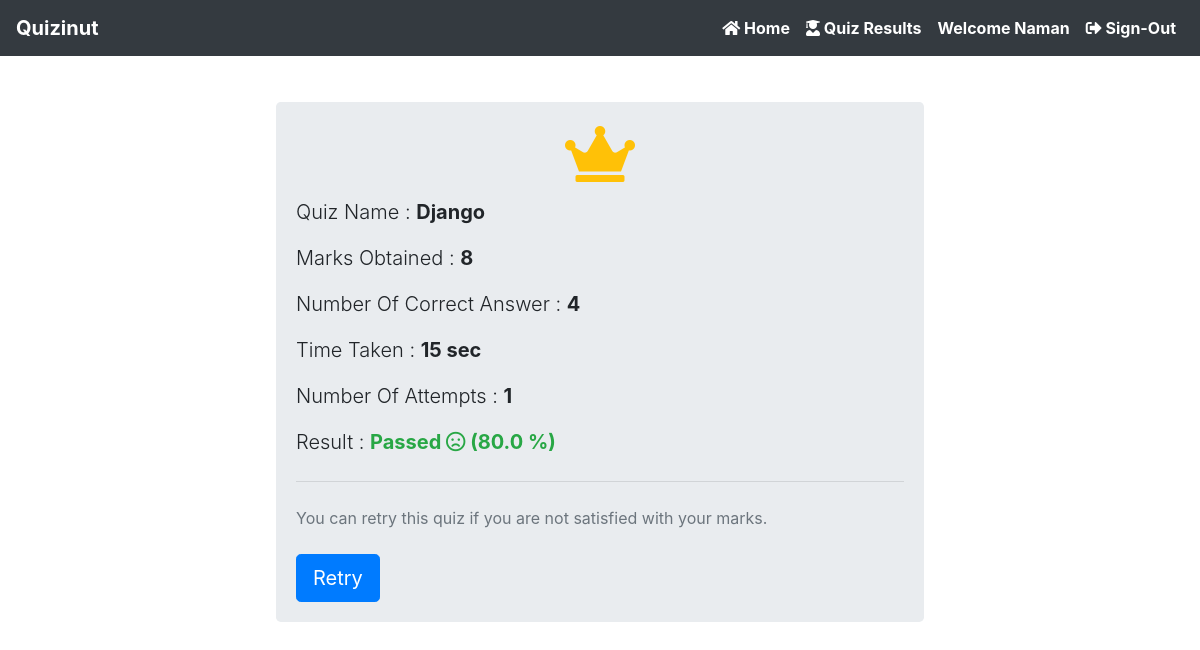
The app's page /quiz-result/8 (signed in), older data.
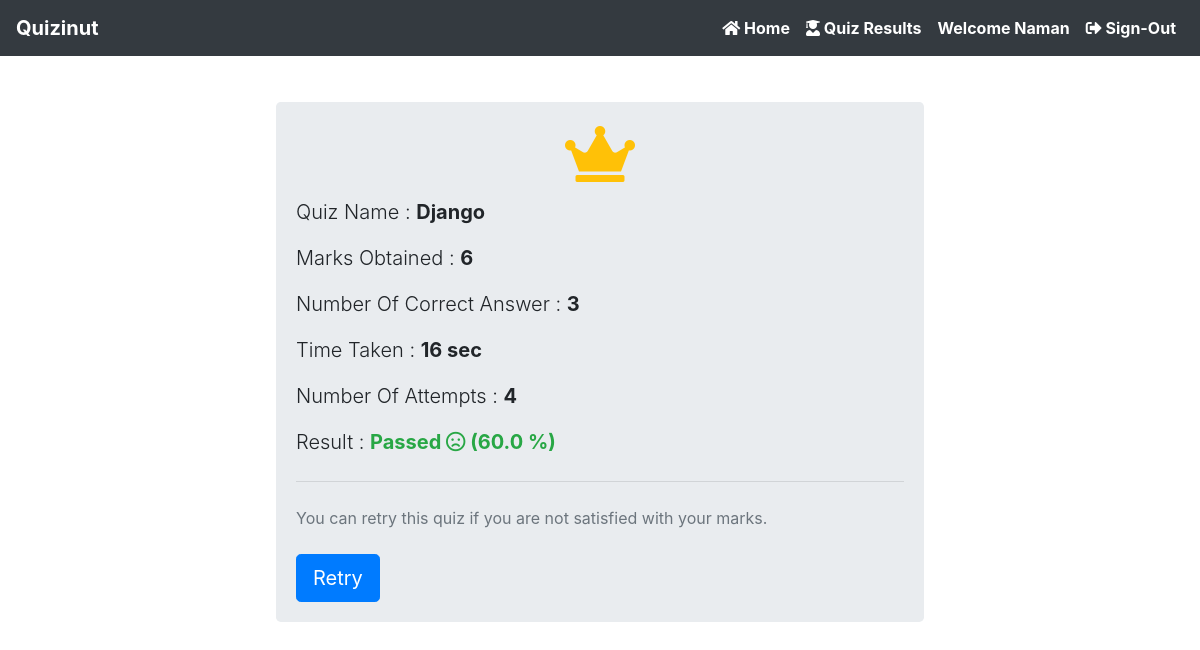
The same page, newer data.
### accounts/models.py (models this page shows)
class CustomUser(AbstractUser):
    role = models.CharField(max_length=20, null=True)

### quiz/models.py (models this page shows, shortened)
class Result(models.Model):
    student = models.ForeignKey(Student, on_delete=models.CASCADE, null=True)
    quiz = models.ForeignKey(Quiz, on_delete=models.CASCADE, null=True)
    student_marks = models.IntegerField(blank=True, null=True)
    number_of_correct_answers = models.IntegerField(blank=True, null=True)
    time_taken = models.IntegerField(blank=True, null=True)
    number_of_attempts = models.IntegerField(default=1, null=True)
    timestamp = models.DateTimeField(auto_now_add=True)

class Quiz(models.Model):
    teacher = models.ForeignKey(Teacher, on_delete=models.CASCADE, null=True)
    quiz_name = models.CharField(max_length=200, null=True)
    total_question = models.IntegerField(null=True)
    added_question = models.IntegerField(null=True)
    total_marks = models.IntegerField(null=True)
    time_duration = models.FloatField(null=True)
    timestamp = models.DateTimeField(auto_now_add=True)

### quiz/permission.py (the view)
    def wrap(request, *args, **kwargs):
        if request.user.role == 'student':
            return function(request, *args, **kwargs)
        else:
            raise PermissionDenied

### quiz/permission.py (called while the page is built)
def user_is_student(function):
    def wrap(request, *args, **kwargs):
        if request.user.role == 'student':
            return function(request, *args, **kwargs)
        else:
            raise PermissionDenied
    return wrap

### quiz/views.py (called while the page is built)
@login_required(login_url='/student-login')
@user_is_student
def quiz_result(request, quiz_id):
    studentObj = Student.objects.get(uname=request.user)
    quizObj = Quiz.objects.get(id=quiz_id)
    result_data = Result.objects.get(student=studentObj, quiz=quizObj)
    percentage = (result_data.student_marks / result_data.quiz.total_marks) * 100
    context = {
        'result_data': result_data,
        'percentage': percentage
    }
    return render(request, 'student/quiz_result.html', context)

### quiz/templates/student/quiz_result.html (shortened to what this page needs)
{% extends 'common/base.html' %}
{% load static %}
{% block css %}
    <link rel="stylesheet" href="{% static 'css/student/quiz-result.css' %}">
{% endblock %}
{% block body %}
    <div class="quiz-result">
        <div class="container">
            <div class="row">
                <div class="col-lg-12 col-md-12 mx-auto col-sm-12 p-3">
                    <div class="jumbotron">
                        <div class="text-center text-warning">
                            <h1 class="display-4">
                                <i class="fas fa-crown"></i>
                            </h1>
                        </div>
                        <div class="lead">
                            <p>
                                Quiz Name :
                                <span class="font-weight-bold">{{ result_data.quiz.quiz_name }}</span>
                            </p>
                            <p>
                                Marks Obtained :
                                <span class="font-weight-bold">{{ result_data.student_marks }}</span>
                            </p>
                            <p>
                                Number Of Correct Answer :
                                <span class="font-weight-bold">{{ result_data.number_of_correct_answers }}</span>
                            </p>
                            <p>
                                Time Taken :
                                <span class="font-weight-bold">{{ result_data.time_taken }} sec</span>
                            </p>
                            <p>
                                Number Of Attempts :
                                <span class="font-weight-bold">{{ result_data.number_of_attempts }}</span>
                            </p>
                            <p>
                                Result :
                                {% if percentage >= 60.0 %}
                                    <span class="font-weight-bold text-success">Passed <i
                                            class="far fa-frown"></i> ({{ percentage }} %)</span>
                                {% else %}
                                    <span class="font-weight-bold text-danger ">Failed <i
                                            class="far fa-smile"></i> ({{ percentage }} %)</span>
                                {% endif %}
                            </p>
                        </div>
                        <hr class="my-4">
                        <div class="text-muted">
                            You can retry this quiz if you are not satisfied with your marks.
                        </div>
                        <br>
                        <a class="btn btn-primary btn-lg" href="{% url 'startQuiz' result_data.quiz_id %}"
                           role="button">Retry</a>
                    </div>
                </div>
            </div>
        </div>
    </div>
{% endblock %}

### quiz/templates/common/base.html (shortened to what this page needs)
{% load static %}
<!doctype html>
<html lang="en">
<head>
    <link rel="stylesheet" href="https://stackpath.bootstrapcdn.com/bootstrap/4.4.1/css/bootstrap.min.css"
>
    <link rel="stylesheet" href="https://use.fontawesome.com/releases/v5.15.3/css/all.css"
>
    <link rel="stylesheet" href="{% static 'css/common/base.css' %}">
    {% block css %}
    {% endblock %}
</head>
<body>
{% include 'common/navbar.html' %}
{% block body %}
{% endblock %}
</body>
</html>

### quiz/templates/common/navbar.html (shortened to what this page needs)
<nav class="navbar navbar-expand-lg navbar-dark bg-dark">
    <a class="navbar-brand font-weight-bold" href="{% url 'home' %}">Quizinut</a>
    <div class="collapse navbar-collapse" id="navbarSupportedContent">
        <ul class="navbar-nav ml-auto">
            <li class="nav-item">
                <a class="nav-link active" aria-current="page" href="{% url 'home' %}">
                    <i class="fas fa-home"></i> Home
                </a>
            </li>
            {% if user.is_authenticated %}
                {% if user.role == "student" %}
                    <li class="nav-item">
                        <a class="nav-link active" aria-current="page" href="{% url 'showQuizzesResult' %}">
                            <i class="fas fa-user-graduate"></i> Quiz Results
                        </a>
                    </li>
                {% endif %}
                <li class="nav-item">
                    <a class="nav-link active" aria-current="page">
                         Welcome {{ request.user.first_name }}
                    </a>
                </li>
                <li class="nav-item">
                    <a class="nav-link active" aria-current="page" href="{% url 'logout' %}">
                        <i class="fas fa-sign-out-alt"></i> Sign-Out
                    </a>
                </li>
            {% endif %}
        </ul>
    </div>
</nav>

### quiz/static/css/common/base.css (style rules this page uses)
* { margin: 0; padding: 0; }
.nav-item { color: white !important; font-weight: bold; }

### quiz/static/css/student/quiz-result.css (style rules this page uses)
.quiz-result { width: 60%; margin: 10px auto; padding: 20px; }
.quiz-result .jumbotron { padding: 20px; }

Row changes from the older to the newer data that the page shows:
changed Result "Django": student_marks "8" → "6"; number_of_correct_answers "4" → "3"; time_taken "15" → "16"; number_of_attempts "1" → "4"
Text that changed along with them:
{{ percentage }}: "80.0" → "60.0"
